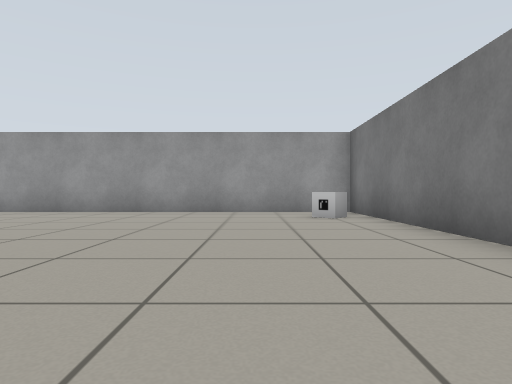
view 1 (above)

17 first-person views from a walk through a Gazebo world. The camera is 0.5 m above the floor, looks level and sees 75° across. The floor is counted in squares, 1 m on a side. Each view is taken from the middle of a square. On the plan, view 1 faces up. The plan holds only what a view shows up to about 9 squares ahead; the rest is blank.

view 2
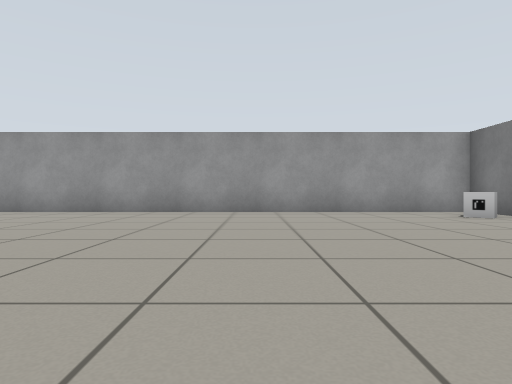

view 3
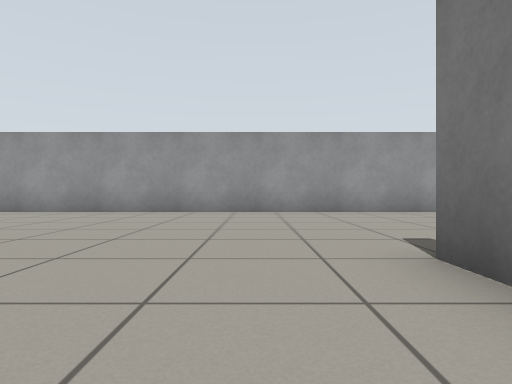

view 4
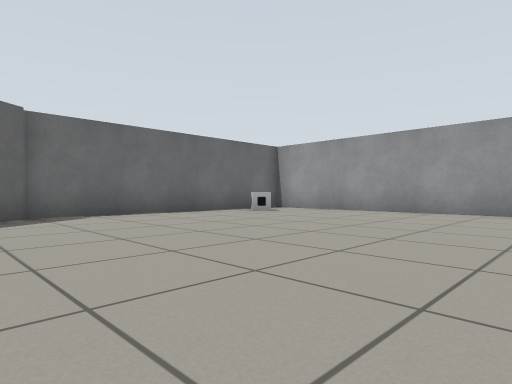

view 5
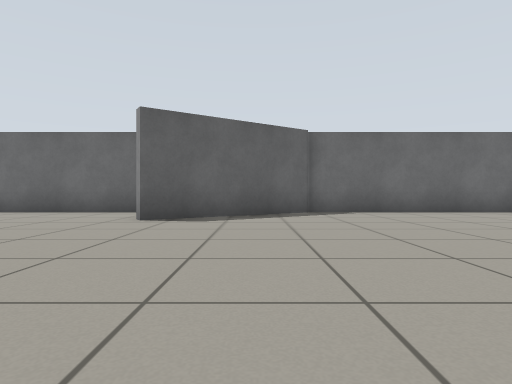

view 6
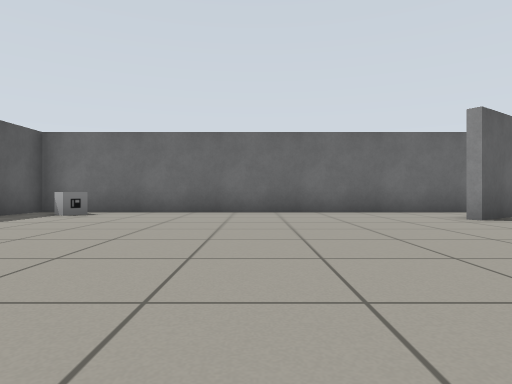

view 7
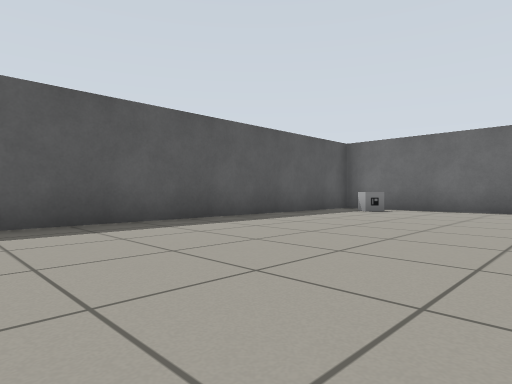

view 8
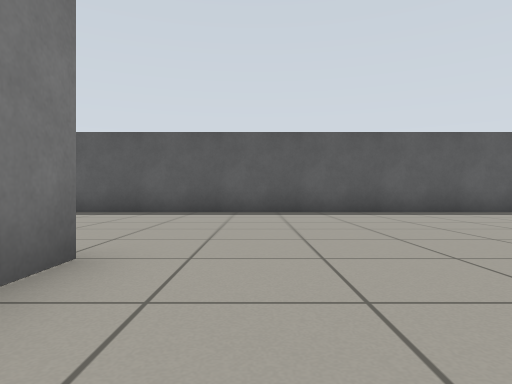

view 9
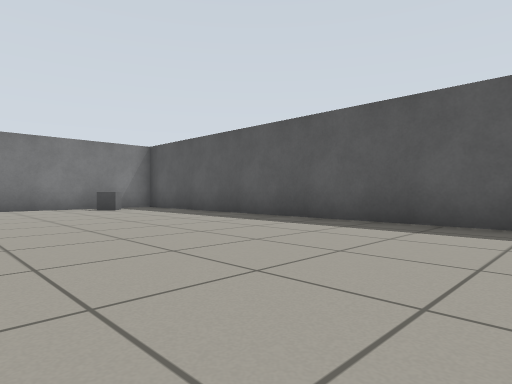

view 10
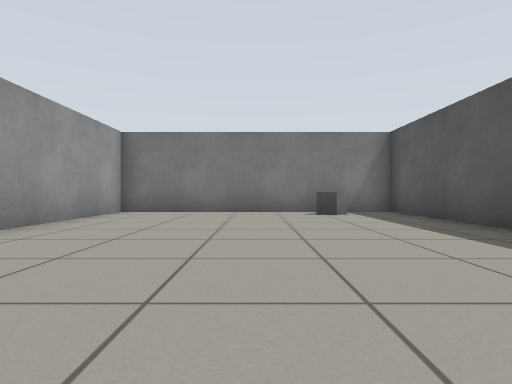

view 11
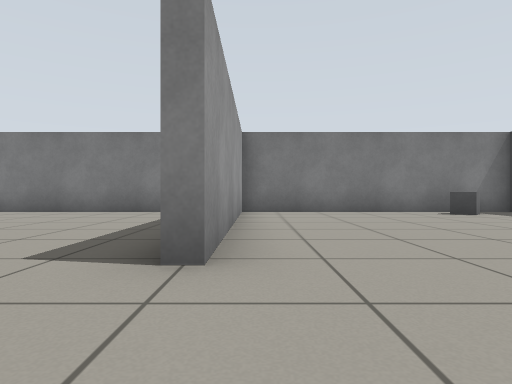

view 12
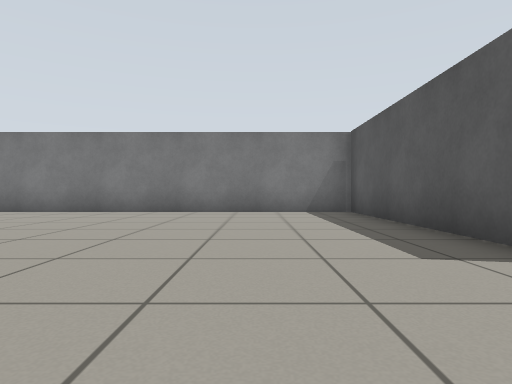

view 13
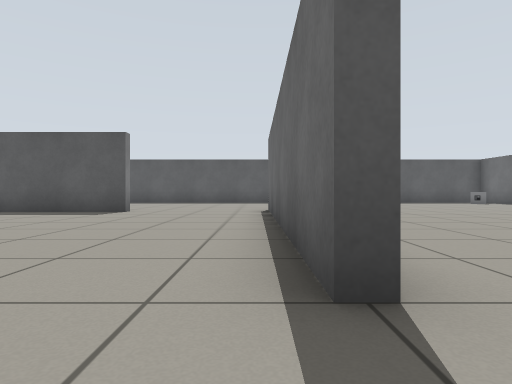

view 14
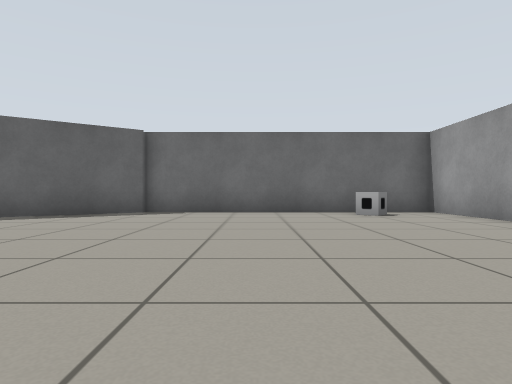

view 15
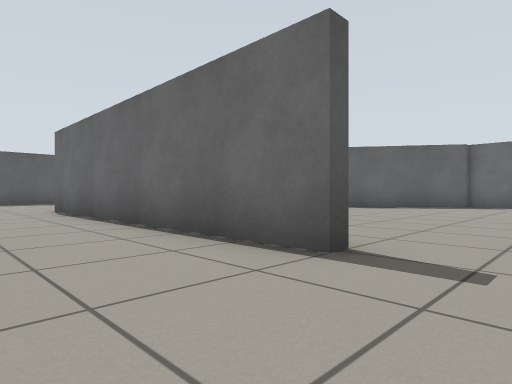

view 16
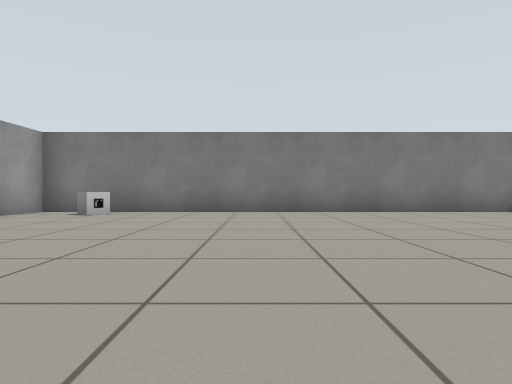

view 17
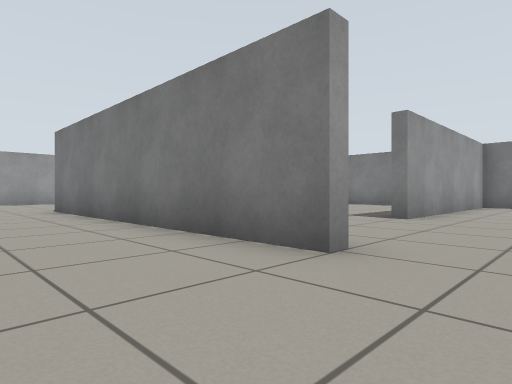

### Floor plan
Points are (right, up) in squares from view 1. A wall is a line through its corners. A room is listed if a view was taken in it or the views show most of it. See-through windows are left out.
Room 1 (views 1, 2, 3, 4, 5, 6, 7, 8, 9, 10, 11, 12, 13, 14, 15, 16, 17)
walls: (-7.6, 2.5) (-7.4, 2.5) (-7.4, -5.5) (-7.6, -5.5) (-7.6, 2.5); (-17.3, -0.6) (-17.3, -11.4) (2.4, -11.4) (2.4, -4.7) (-3.7, -4.7) (-3.7, -4.4) (2.4, -4.4) (2.4, 8.4) (-17.3, 8.4) (-17.3, 1.1); (-17.1, 1.3) (-14.8, -2.1)
ways out: gap at (-17, -10); gap at (-17, 6); gap at (2, 7)
objects: marker (-16, -10); marker (-16, 6) to (-16, 7); marker (1, -10) to (2, -10); marker (1, 7)

Where each view was taken, in squares from view 1:
view 1: 0 up, 0 right, facing up
view 2: 0 up, 3 left, facing up
view 3: 0 up, 9 left, facing up
view 4: 0 up, 10 left, facing up-left
view 5: 0 up, 9 left, facing left
view 6: 6 down, 9 left, facing left
view 7: 6 down, 8 left, facing down-left
view 8: 3 down, 9 left, facing down
view 9: 6 down, 8 left, facing down-right
view 10: 8 down, 6 left, facing right
view 11: 5 down, 6 left, facing right
view 12: 2 down, 6 left, facing right
view 13: 4 up, 7 left, facing down
view 14: 4 up, 9 left, facing left
view 15: 4 up, 5 left, facing down-left
view 16: 3 up, 6 left, facing right
view 17: 7 down, 10 left, facing up-right
